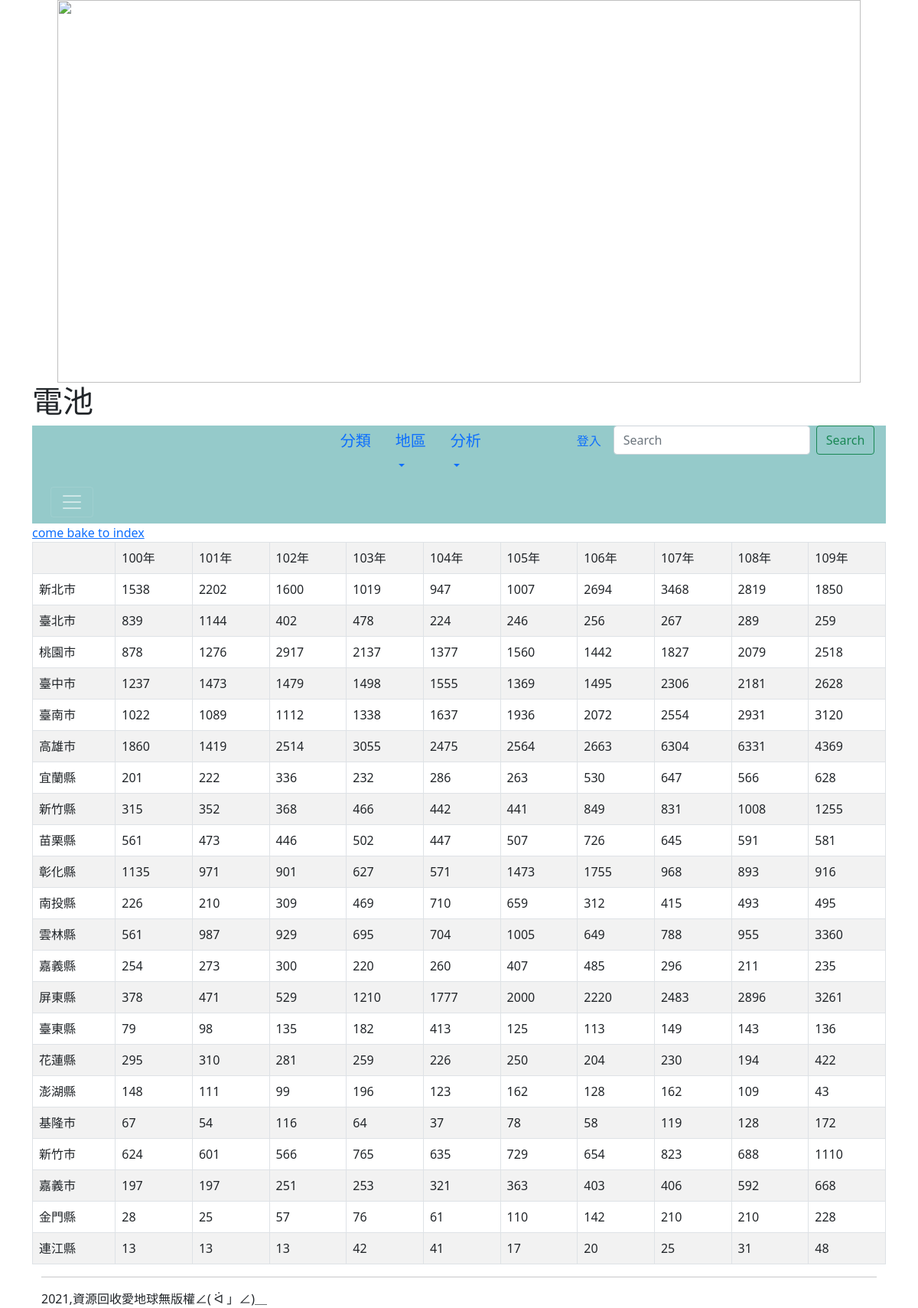
The page /battery/ on the database its author committed.
### mysite/models.py (models this page shows, shortened)
class Battery(models.Model):
	地區 = models.CharField(max_length=200)
	民國100年 = models.PositiveIntegerField(default=0)
	民國101年 = models.PositiveIntegerField(default=0)
	民國102年 = models.PositiveIntegerField(default=0)
	民國103年 = models.PositiveIntegerField(default=0)
	民國104年 = models.PositiveIntegerField(default=0)
	民國105年 = models.PositiveIntegerField(default=0)
	民國106年 = models.PositiveIntegerField(default=0)
	民國107年 = models.PositiveIntegerField(default=0)
	民國108年 = models.PositiveIntegerField(default=0)
	民國109年 = models.PositiveIntegerField(default=0)

### mysite/views.py (the view)
# urls.py: path('battery/',battery),
def battery(request):
	batterys=Battery.objects.all()
	return render(request, "battery.html", locals())

### templates/battery.html (shortened to what this page needs)
{% extends "base.html" %}
{% block headmessage %} <h1>電池</h1> {% endblock %}
{% block content %}
<a href="/">come bake to index</a><br>
<table class='table table-striped table-bordered'>
	<tr>
		<td>     </td>
		<td>100年</td>
		<td>101年</td>
		<td>102年</td>
		<td>103年</td>
		<td>104年</td>
		<td>105年</td>
		<td>106年</td>
		<td>107年</td>
		<td>108年</td>
		<td>109年</td>
	</tr>
	{% for battery in batterys %}
	<tr>
		<td>{{ battery.地區 }}</td>
		<td>{{ battery.民國100年 }}</td>
		<td>{{ battery.民國101年 }}</td>
		<td>{{ battery.民國102年 }}</td>
		<td>{{ battery.民國103年 }}</td>
		<td>{{ battery.民國104年 }}</td>
		<td>{{ battery.民國105年 }}</td>
		<td>{{ battery.民國106年 }}</td>
		<td>{{ battery.民國107年 }}</td>
		<td>{{ battery.民國108年 }}</td>
		<td>{{ battery.民國109年 }}</td>
	</tr>
	{% endfor %}
</table>
{% endblock %}

### rows shown on the page
Battery: 地區 "新北市", 民國100年 "1538", 民國101年 "2202", 民國102年 "1600", 民國103年 "1019", 民國104年 "947", 民國105年 "1007", 民國106年 "2694", 民國107年 "3468", 民國108年 "2819", 民國109年 "1850"
Battery: 地區 "臺北市", 民國100年 "839", 民國101年 "1144", 民國102年 "402", 民國103年 "478", 民國104年 "224", 民國105年 "246", 民國106年 "256", 民國107年 "267", 民國108年 "289", 民國109年 "259"
Battery: 地區 "桃園市", 民國100年 "878", 民國101年 "1276", 民國102年 "2917", 民國103年 "2137", 民國104年 "1377", 民國105年 "1560", 民國106年 "1442", 民國107年 "1827", 民國108年 "2079", 民國109年 "2518"
Battery: 地區 "臺中市", 民國100年 "1237", 民國101年 "1473", 民國102年 "1479", 民國103年 "1498", 民國104年 "1555", 民國105年 "1369", 民國106年 "1495", 民國107年 "2306", 民國108年 "2181", 民國109年 "2628"
Battery: 地區 "臺南市", 民國100年 "1022", 民國101年 "1089", 民國102年 "1112", 民國103年 "1338", 民國104年 "1637", 民國105年 "1936", 民國106年 "2072", 民國107年 "2554", 民國108年 "2931", 民國109年 "3120"
Battery: 地區 "高雄市", 民國100年 "1860", 民國101年 "1419", 民國102年 "2514", 民國103年 "3055", 民國104年 "2475", 民國105年 "2564", 民國106年 "2663", 民國107年 "6304", 民國108年 "6331", 民國109年 "4369"
Battery: 地區 "宜蘭縣", 民國100年 "201", 民國101年 "222", 民國102年 "336", 民國103年 "232", 民國104年 "286", 民國105年 "263", 民國106年 "530", 民國107年 "647", 民國108年 "566", 民國109年 "628"
Battery: 地區 "新竹縣", 民國100年 "315", 民國101年 "352", 民國102年 "368", 民國103年 "466", 民國104年 "442", 民國105年 "441", 民國106年 "849", 民國107年 "831", 民國108年 "1008", 民國109年 "1255"
Battery: 地區 "苗栗縣", 民國100年 "561", 民國101年 "473", 民國102年 "446", 民國103年 "502", 民國104年 "447", 民國105年 "507", 民國106年 "726", 民國107年 "645", 民國108年 "591", 民國109年 "581"
Battery: 地區 "彰化縣", 民國100年 "1135", 民國101年 "971", 民國102年 "901", 民國103年 "627", 民國104年 "571", 民國105年 "1473", 民國106年 "1755", 民國107年 "968", 民國108年 "893", 民國109年 "916"
Battery: 地區 "南投縣", 民國100年 "226", 民國101年 "210", 民國102年 "309", 民國103年 "469", 民國104年 "710", 民國105年 "659", 民國106年 "312", 民國107年 "415", 民國108年 "493", 民國109年 "495"
Battery: 地區 "雲林縣", 民國100年 "561", 民國101年 "987", 民國102年 "929", 民國103年 "695", 民國104年 "704", 民國105年 "1005", 民國106年 "649", 民國107年 "788", 民國108年 "955", 民國109年 "3360"
Battery: 地區 "嘉義縣", 民國100年 "254", 民國101年 "273", 民國102年 "300", 民國103年 "220", 民國104年 "260", 民國105年 "407", 民國106年 "485", 民國107年 "296", 民國108年 "211", 民國109年 "235"
Battery: 地區 "屏東縣", 民國100年 "378", 民國101年 "471", 民國102年 "529", 民國103年 "1210", 民國104年 "1777", 民國105年 "2000", 民國106年 "2220", 民國107年 "2483", 民國108年 "2896", 民國109年 "3261"
Battery: 地區 "臺東縣", 民國100年 "79", 民國101年 "98", 民國102年 "135", 民國103年 "182", 民國104年 "413", 民國105年 "125", 民國106年 "113", 民國107年 "149", 民國108年 "143", 民國109年 "136"
Battery: 地區 "花蓮縣", 民國100年 "295", 民國101年 "310", 民國102年 "281", 民國103年 "259", 民國104年 "226", 民國105年 "250", 民國106年 "204", 民國107年 "230", 民國108年 "194", 民國109年 "422"
Battery: 地區 "澎湖縣", 民國100年 "148", 民國101年 "111", 民國102年 "99", 民國103年 "196", 民國104年 "123", 民國105年 "162", 民國106年 "128", 民國107年 "162", 民國108年 "109", 民國109年 "43"
Battery: 地區 "基隆市", 民國100年 "67", 民國101年 "54", 民國102年 "116", 民國103年 "64", 民國104年 "37", 民國105年 "78", 民國106年 "58", 民國107年 "119", 民國108年 "128", 民國109年 "172"
Battery: 地區 "新竹市", 民國100年 "624", 民國101年 "601", 民國102年 "566", 民國103年 "765", 民國104年 "635", 民國105年 "729", 民國106年 "654", 民國107年 "823", 民國108年 "688", 民國109年 "1110"
Battery: 地區 "嘉義市", 民國100年 "197", 民國101年 "197", 民國102年 "251", 民國103年 "253", 民國104年 "321", 民國105年 "363", 民國106年 "403", 民國107年 "406", 民國108年 "592", 民國109年 "668"
Battery: 地區 "金門縣", 民國100年 "28", 民國101年 "25", 民國102年 "57", 民國103年 "76", 民國104年 "61", 民國105年 "110", 民國106年 "142", 民國107年 "210", 民國108年 "210", 民國109年 "228"
Battery: 地區 "連江縣", 民國100年 "13", 民國101年 "13", 民國102年 "13", 民國103年 "42", 民國104年 "41", 民國105年 "17", 民國106年 "20", 民國107年 "25", 民國108年 "31", 民國109年 "48"
